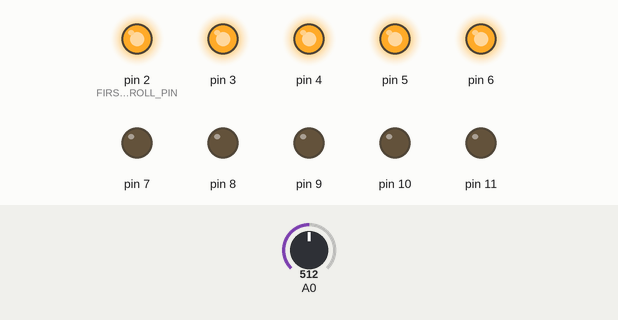
Simulated run of this sketch. Board: Arduino Uno, built with avr-gcc and run on an emulated ATmega328P. On the bench: output pins drawn as LEDs (lit = HIGH). The inputs (shaded band) are chosen by the test bench; at power-on: A0 = 512.

Above: at 1.2 s.
1.3 s: A0 set to 596
2.8 s: A0 set to 626
At 3.8 s:
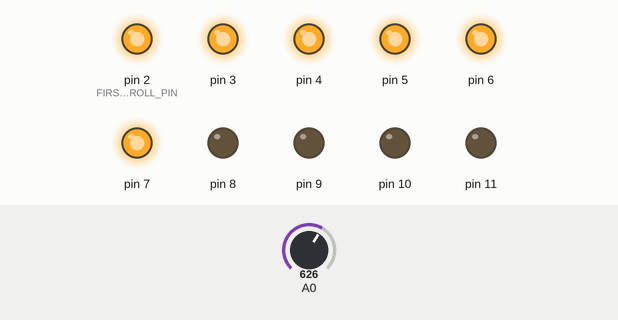
4.3 s: A0 set to 511
At 4.9 s:
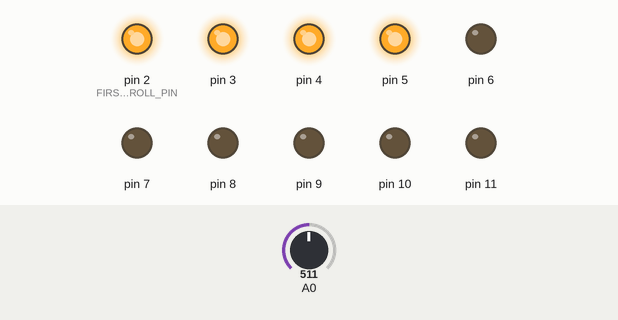
5.8 s: A0 set to 421
7.3 s: A0 set to 392
At 8.4 s:
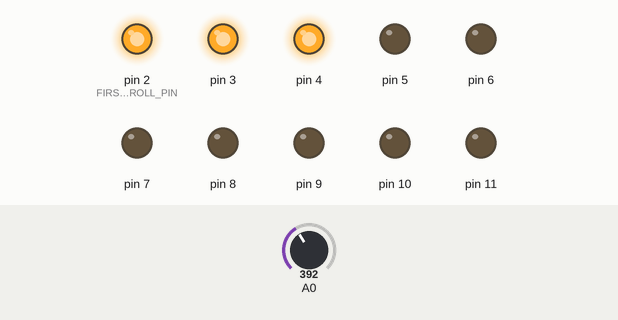
8.8 s: A0 set to 716
At 9.5 s:
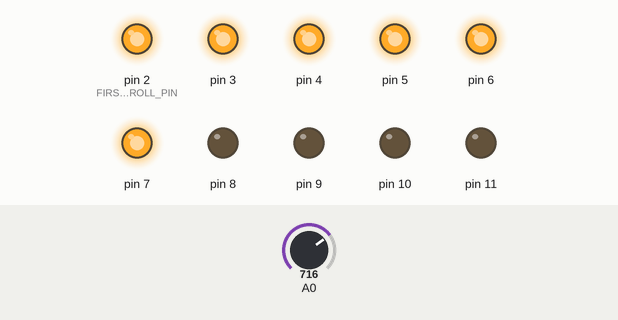
Timing chart, 0 to 11.3 s (numbered marks = the images above; inputs shaded):
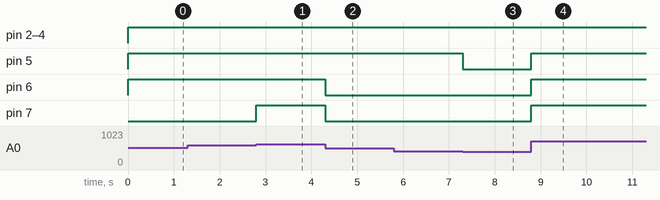

The sketch:

wk14_hw_1.ino
```cpp
#define FIRST_LED_CONTROLL_PIN 2


void setup() {
  Serial.begin(9600);
  for(char i = FIRST_LED_CONTROLL_PIN; i < FIRST_LED_CONTROLL_PIN + 10; i++){
    pinMode(i, OUTPUT);
  }
}

void setLedBar(int ledOnCount){ // make 0~10 led on
  ledOnCount += FIRST_LED_CONTROLL_PIN;
  for (char i = FIRST_LED_CONTROLL_PIN; i < FIRST_LED_CONTROLL_PIN + 10; i++){
    digitalWrite(i, (i < ledOnCount));
  }
}

void loop() {
  int sensorRead = analogRead(A0);
  int ledBar = map (sensorRead, 0, 1023, 0, 10);
  setLedBar(ledBar);

}
```

Measured:
- the behaviour switches between 613 and 614 on A0 (found by bisection; images 0 and 1)
- the behaviour switches between 410 and 409 on A0 (found by bisection; images 2 and 3)
- after the input at 1.3 s, every drawn part: stays the same
- after the input at 2.8 s, pin 7: LOW → HIGH at once
- after the input at 4.3 s, pin 6, pin 7: HIGH → LOW at once
- after the input at 5.8 s, every drawn part: stays the same
- after the input at 7.3 s, pin 5: HIGH → LOW at once
- after the input at 8.8 s, pin 5–7: LOW → HIGH at once
